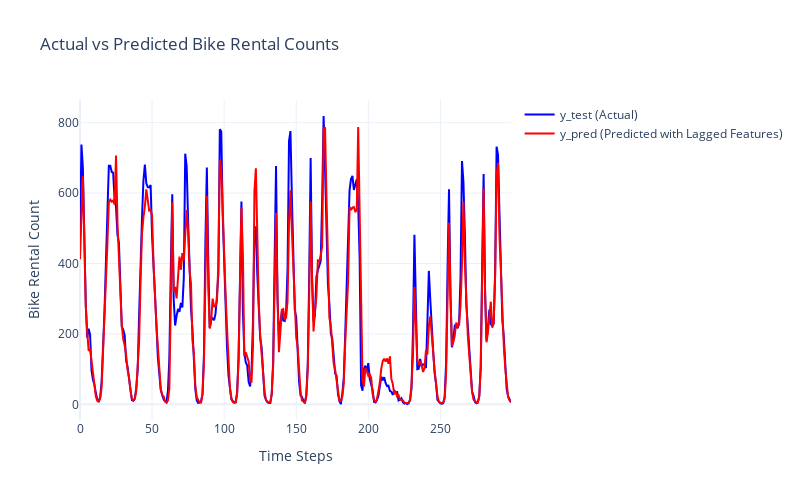

Write notebook code for a chart like this one.
### Code cell
n: int = 300

fig = go.Figure()

# Add actual values trace
fig.add_trace(
    go.Scatter(
        x=list(range(n)),
        y=y_test[:n],
        mode="lines",
        name="y_test (Actual)",
        line={"color": "blue", "width": 2},
    )
)

# Add predicted values trace
fig.add_trace(
    go.Scatter(
        x=list(range(n)),
        y=y_pred[:n],
        mode="lines",
        name="y_pred (Predicted with Lagged Features)",
        line={"color": "red", "width": 2},
    )
)

# Update layout for better visualization
fig.update_layout(
    title="Actual vs Predicted Bike Rental Counts",
    xaxis_title="Time Steps",
    yaxis_title="Bike Rental Count",
    hovermode="x unified",
    template="plotly_white",
    width=800,
    height=500,
)

# Show the interactive plot
fig.show()

### Figure 1 — Plotly figure (JSON) as saved in the notebook; plotly's stock layout.template omitted (floating-point values rounded to 4 significant figures; data arrays with more than 128 entries replaced by an {"elided": "..."} marker saying what was removed)
{"data": [{"line": {"color": "blue", "width": 2}, "mode": "lines", "name": "y_test (Actual)", "type": "scatter", "x": {"elided": "300 int values"}, "y": {"elided": "300 float values"}}, {"line": {"color": "red", "width": 2}, "mode": "lines", "name": "y_pred (Predicted with Lagged Features)", "type": "scatter", "x": {"elided": "300 int values"}, "y": {"elided": "300 float values"}}], "layout": {"height": 500, "hovermode": "x unified", "title": {"text": "Actual vs Predicted Bike Rental Counts"}, "width": 800, "xaxis": {"title": {"text": "Time Steps"}}, "yaxis": {"title": {"text": "Bike Rental Count"}}}}
